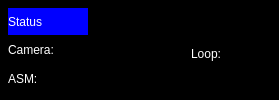
    <widget class="QWidget" name="panelStatus" native="true">
     <property name="minimumSize">
      <size>
       <width>0</width>
       <height>80</height>
      </size>
     </property>
     <property name="styleSheet">
      <string notr="true">background-color: black;</string>
     </property>
     <layout class="QGridLayout" name="gridLayout_32">
      <property name="leftMargin">
       <number>8</number>
      </property>
      <property name="topMargin">
       <number>8</number>
      </property>
      <property name="rightMargin">
       <number>8</number>
      </property>
      <property name="bottomMargin">
       <number>8</number>
      </property>
      <property name="spacing">
       <number>1</number>
      </property>
      <item row="1" column="0">
       <layout class="QHBoxLayout" name="gridStatus_Camera">
        <property name="spacing">
         <number>2</number>
        </property>
        <item>
         <widget class="QLabel" name="gridStatus_Camera_label">
          <property name="minimumSize">
           <size>
            <width>60</width>
            <height>0</height>
           </size>
          </property>
          <property name="font">
           <font/>
          </property>
          <property name="styleSheet">
           <string notr="true">color: white;</string>
          </property>
          <property name="text">
           <string>Camera:</string>
          </property>
         </widget>
        </item>
        <item>
         <widget class="QLabel" name="gridStatus_Camera_data">
          <property name="sizePolicy">
           <sizepolicy hsizetype="Expanding" vsizetype="Preferred">
            <horstretch>0</horstretch>
            <verstretch>0</verstretch>
           </sizepolicy>
          </property>
          <property name="minimumSize">
           <size>
            <width>120</width>
            <height>0</height>
           </size>
          </property>
          <property name="font">
           <font/>
          </property>
          <property name="styleSheet">
           <string notr="true">color: white;</string>
          </property>
          <property name="text">
           <string/>
          </property>
         </widget>
        </item>
       </layout>
      </item>
      <item row="2" column="0">
       <layout class="QHBoxLayout" name="gridStatus_ASM">
        <property name="spacing">
         <number>2</number>
        </property>
        <item>
         <widget class="QLabel" name="gridStatus_ASM_label">
          <property name="minimumSize">
           <size>
            <width>60</width>
            <height>0</height>
           </size>
          </property>
          <property name="font">
           <font/>
          </property>
          <property name="styleSheet">
           <string notr="true">color: white;</string>
          </property>
          <property name="text">
           <string>ASM: </string>
          </property>
         </widget>
        </item>
        <item>
         <widget class="QLabel" name="gridStatus_ASM_data">
          <property name="sizePolicy">
           <sizepolicy hsizetype="Expanding" vsizetype="Preferred">
            <horstretch>0</horstretch>
            <verstretch>0</verstretch>
           </sizepolicy>
          </property>
          <property name="minimumSize">
           <size>
            <width>120</width>
            <height>0</height>
           </size>
          </property>
          <property name="font">
           <font/>
          </property>
          <property name="styleSheet">
           <string notr="true">color: white;</string>
          </property>
          <property name="text">
           <string/>
          </property>
         </widget>
        </item>
       </layout>
      </item>
      <item row="1" column="1" rowspan="2">
       <layout class="QGridLayout" name="gridStatus">
        <item row="0" column="0">
         <layout class="QHBoxLayout" name="gridStatus_Loop">
          <property name="spacing">
           <number>2</number>
          </property>
          <item>
           <widget class="QLabel" name="gridStatus_Loop_label">
            <property name="maximumSize">
             <size>
              <width>40</width>
              <height>16777215</height>
             </size>
            </property>
            <property name="font">
             <font/>
            </property>
            <property name="styleSheet">
             <string notr="true">color: white;</string>
            </property>
            <property name="text">
             <string>Loop:</string>
            </property>
           </widget>
          </item>
          <item>
           <widget class="QLabel" name="gridStatus_Loop_data">
            <property name="font">
             <font/>
            </property>
            <property name="styleSheet">
             <string notr="true">color: white;</string>
            </property>
            <property name="text">
             <string/>
            </property>
           </widget>
          </item>
         </layout>
        </item>
        <item row="0" column="1">
         <spacer name="gridStatus_spacer02">
          <property name="orientation">
           <enum>Qt::Horizontal</enum>
          </property>
          <property name="sizeHint" stdset="0">
           <size>
            <width>40</width>
            <height>20</height>
           </size>
          </property>
         </spacer>
        </item>
        <item row="1" column="0">
         <spacer name="gridStatus_spacer11">
          <property name="orientation">
           <enum>Qt::Horizontal</enum>
          </property>
          <property name="sizeHint" stdset="0">
           <size>
            <width>40</width>
            <height>20</height>
           </size>
          </property>
         </spacer>
        </item>
        <item row="1" column="1">
         <spacer name="gridStatus_spacer12">
          <property name="orientation">
           <enum>Qt::Horizontal</enum>
          </property>
          <property name="sizeHint" stdset="0">
           <size>
            <width>40</width>
            <height>20</height>
           </size>
          </property>
         </spacer>
        </item>
       </layout>
      </item>
      <item row="0" column="0">
       <widget class="QLabel" name="statusPanel_labelStatus">
        <property name="sizePolicy">
         <sizepolicy hsizetype="Fixed" vsizetype="Preferred">
          <horstretch>0</horstretch>
          <verstretch>0</verstretch>
         </sizepolicy>
        </property>
        <property name="minimumSize">
         <size>
          <width>80</width>
          <height>0</height>
         </size>
        </property>
        <property name="maximumSize">
         <size>
          <width>80</width>
          <height>16777215</height>
         </size>
        </property>
        <property name="styleSheet">
         <string notr="true">background-color: blue;
color: white;</string>
        </property>
        <property name="text">
         <string>Status</string>
        </property>
       </widget>
      </item>
     </layout>
    </widget>
